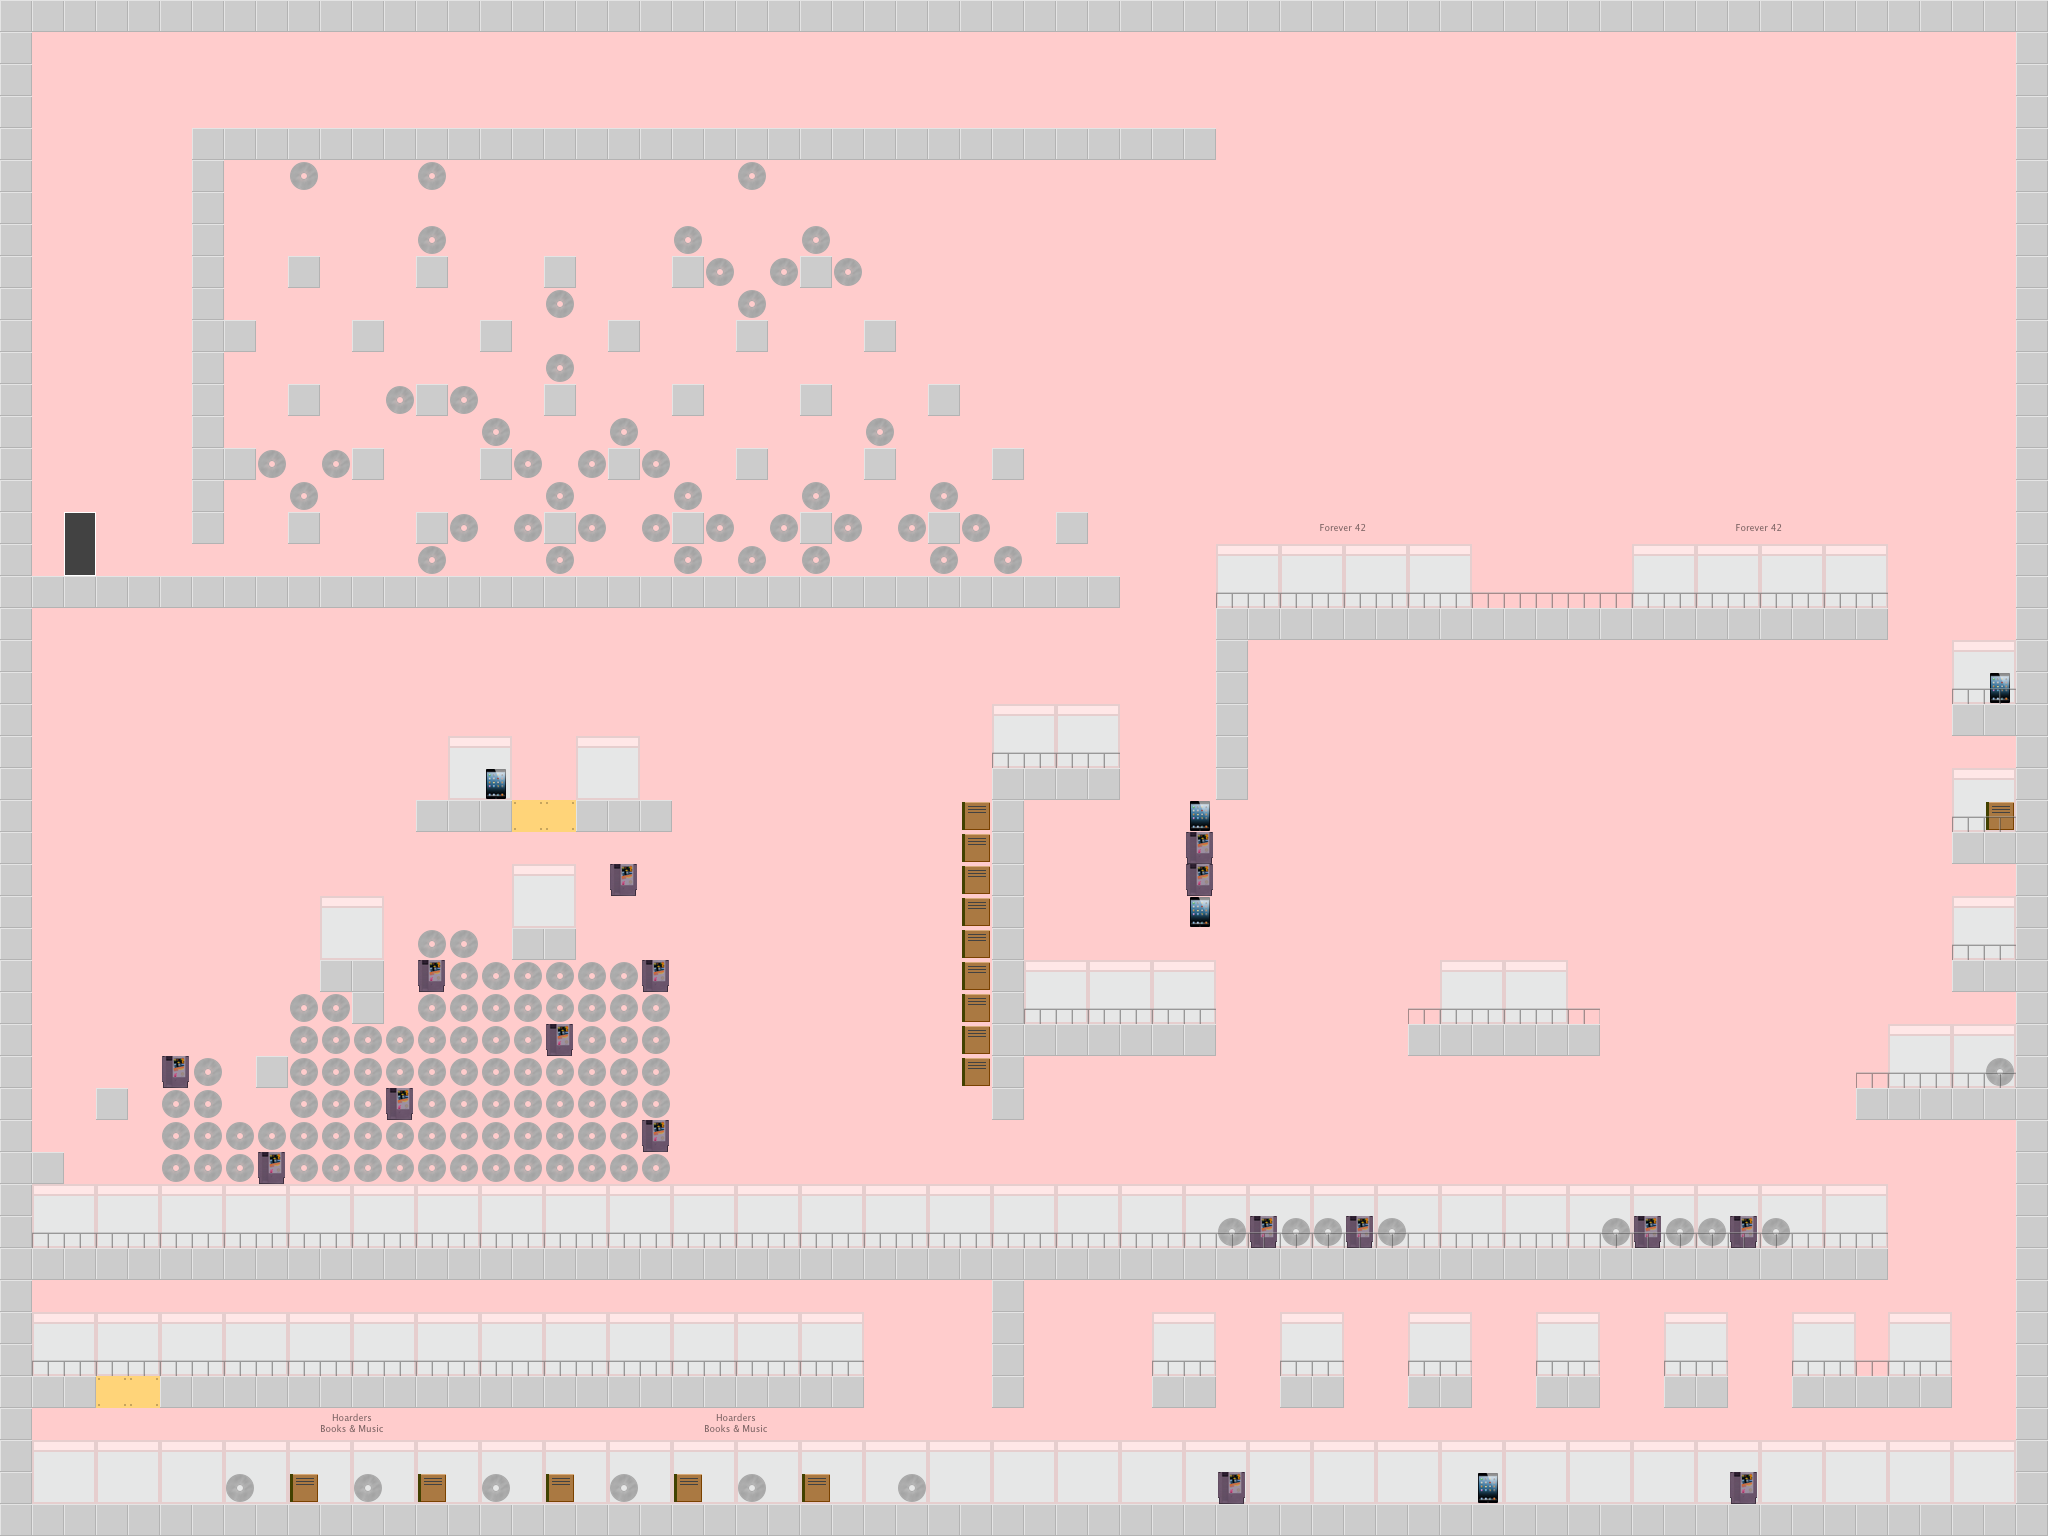

Tiled map render using the project's own tile images. Description and the map definition, with tile-layer contents summarised, below:
An orthogonal 64x48 tile map with 32x32 px tiles, 5 tile layers (Background, Triggers, Collision, Pickups, ...), 3 tilesets.

<map version="1.0" orientation="orthogonal" width="64" height="48" tilewidth="32" tileheight="32" backgroundcolor="#ffcccc">
 <tileset firstgid="1" name="tiles" tilewidth="32" tileheight="32">
  <image source="tiles.png" width="512" height="512" />
  <tile id="1">
   <properties>
    <property name="breakable" value="true" />
   </properties>
  </tile>
 </tileset>
 <tileset firstgid="257" name="pickups" tilewidth="32" tileheight="32">
  <image source="coin.png" width="128" height="128" />
 </tileset>
 <tileset firstgid="273" name="signs" tilewidth="32" tileheight="32">
  <image source="signs.png" width="256" height="256" />
 </tileset>
 <layer name="Background" width="64" height="48" opacity="0.53">
  <data>[3072 cells, 3071 non-empty, 9 distinct tile ids]</data>
 </layer>
 <layer name="Triggers" width="64" height="48">
  <data>[3072 cells, 2 non-empty, 2 distinct tile ids]</data>
 </layer>
 <layer name="Collision" width="64" height="48">
  <data>[3072 cells, 511 non-empty, 2 distinct tile ids]</data>
 </layer>
 <layer name="Pickups" width="64" height="48">
  <data>[3072 cells, 184 non-empty, 5 distinct tile ids]</data>
 </layer>
 <layer name="Foreground" width="64" height="48" opacity="0.48">
  <data>[3072 cells, 147 non-empty, 1 distinct tile ids]</data>
 </layer>
</map>